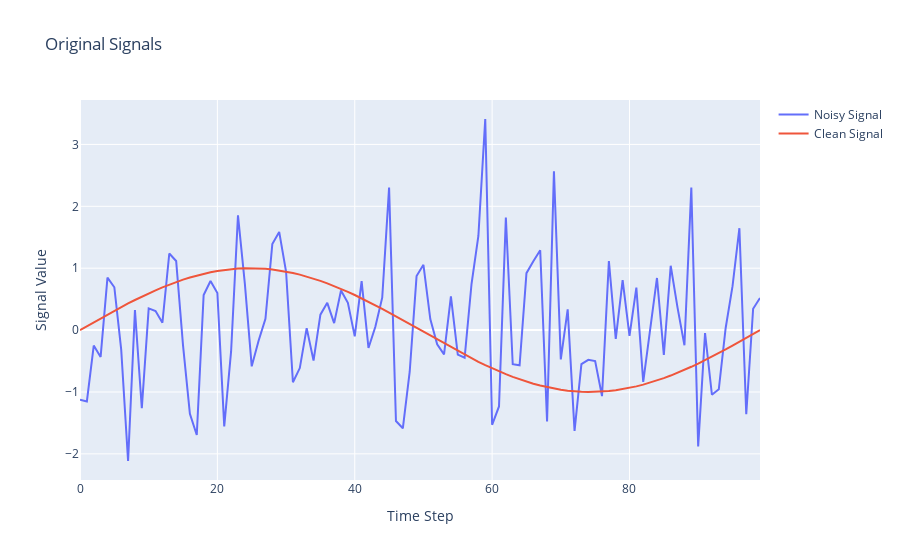
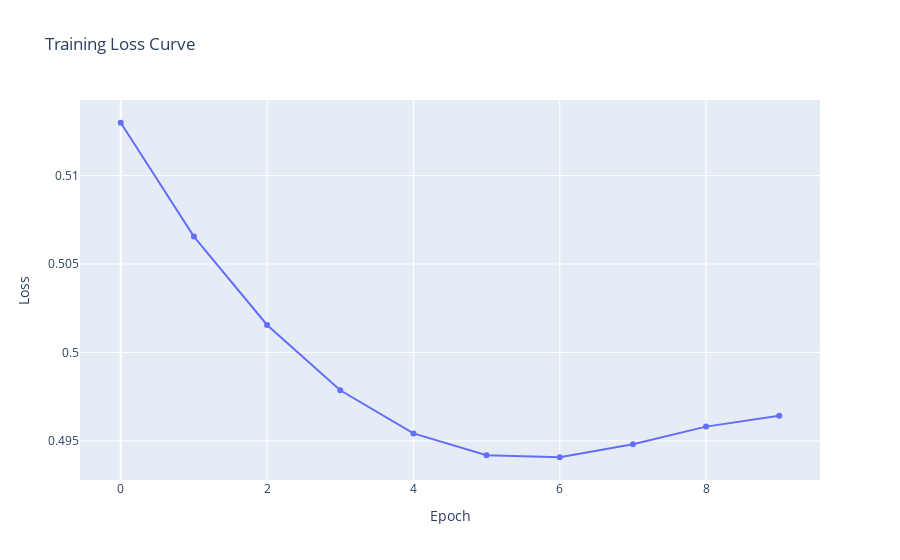
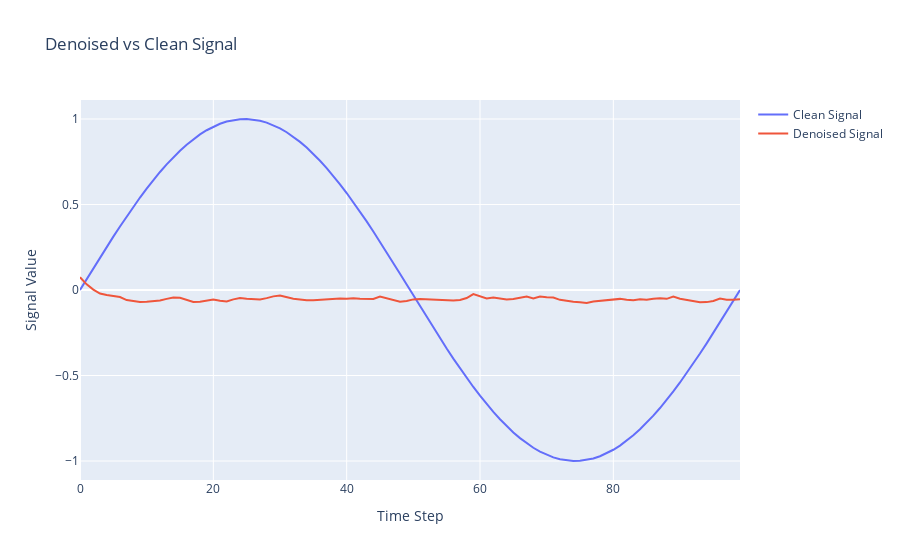

Notebook code for these charts, in order:
### Code cell
import torch
import torch.nn as nn
import torch.optim as optim
import plotly.graph_objects as go
import numpy as np

# 定义 LSTM 降噪模型
class LSTMDenoiser(nn.Module):
    def __init__(self, input_size, hidden_size, num_layers):
        super().__init__()
        self.lstm = nn.LSTM(input_size, hidden_size, num_layers, batch_first=True)
        self.fc = nn.Linear(hidden_size, input_size)

    def forward(self, x):
        out, _ = self.lstm(x)
        out = self.fc(out)
        return out

# 初始化模型
model = LSTMDenoiser(input_size=1, hidden_size=64, num_layers=2)
criterion = nn.MSELoss()
optimizer = optim.Adam(model.parameters(), lr=1e-3)

# 导出模型为 ONNX 格式
input_data = torch.randn(32, 100, 1)
onnx_path = "./models/lstm_denoiser.onnx"
torch.onnx.export(
    model,
    input_data,
    onnx_path,
    input_names=["input"],
    output_names=["output"],
    dynamic_axes={"input": {0: "batch_size", 1: "sequence_length"},
                  "output": {0: "batch_size", 1: "sequence_length"}},
    opset_version=11,
)
print(f"Model exported to {onnx_path}")

# 示例训练数据
batch_size = 32
sequence_length = 100
input_size = 1

torch.manual_seed(0)
noisy_signal = torch.randn(batch_size, sequence_length, input_size)  # 噪声信号
clean_signal = torch.sin(
    torch.linspace(0, 2 * np.pi, sequence_length)
    ).repeat(batch_size, 1).unsqueeze(-1)  # 干净信号

# 用于保存训练损失
losses = []

# 绘制原始噪声信号与干净信号的对比
fig1 = go.Figure()
fig1.add_trace(go.Scatter(y=noisy_signal[0].squeeze().numpy(), mode='lines', name='Noisy Signal'))
fig1.add_trace(go.Scatter(y=clean_signal[0].squeeze().numpy(), mode='lines', name='Clean Signal'))
fig1.update_layout(title='Original Signals', xaxis_title='Time Step', yaxis_title='Signal Value')
fig1.show()

# 模型训练
for epoch in range(10):
    optimizer.zero_grad()
    output = model(noisy_signal)
    loss = criterion(output, clean_signal)
    loss.backward()
    optimizer.step()

    losses.append(loss.item())
    print(f"Epoch {epoch + 1}, Loss: {loss.item():.4f}")

# 绘制训练损失曲线
fig2 = go.Figure()
fig2.add_trace(go.Scatter(y=losses, mode='lines+markers', name='Training Loss'))
fig2.update_layout(title='Training Loss Curve', xaxis_title='Epoch', yaxis_title='Loss')
fig2.show()

# 预测降噪结果
with torch.no_grad():
    denoised_signal = model(noisy_signal)

# 绘制降噪结果与干净信号的对比
fig3 = go.Figure()
fig3.add_trace(go.Scatter(y=clean_signal[0].squeeze().numpy(), mode='lines', name='Clean Signal'))
fig3.add_trace(go.Scatter(y=denoised_signal[0].squeeze().numpy(), mode='lines', name='Denoised Signal'))
fig3.update_layout(title='Denoised vs Clean Signal', xaxis_title='Time Step', yaxis_title='Signal Value')
fig3.show()

### Figure 1 — Plotly figure (JSON) as saved in the notebook; plotly's stock layout.template omitted (floating-point values rounded to 4 significant figures)
{"data": [{"mode": "lines", "name": "Noisy Signal", "type": "scatter", "y": [-1.126, -1.152, -0.2506, -0.4339, 0.8487, 0.692, -0.316, -2.115, 0.3223, -1.263, 0.35, 0.3081, 0.1198, 1.238, 1.117, -0.2473, -1.353, -1.696, 0.5667, 0.7935, 0.5988, -1.555, -0.3414, 1.853, 0.7502, -0.5855, -0.1734, 0.1835, 1.389, 1.586, 0.9463, -0.8437, -0.6136, 0.03159, -0.4927, 0.2484, 0.4397, 0.1124, 0.6408, 0.4412, -0.1023, 0.7924, -0.2897, 0.05251, 0.5229, 2.302, -1.469, -1.587, -0.6731, 0.8728, 1.055, 0.1778, -0.2303, -0.3918, 0.5433, -0.3952, -0.4462, 0.744, 1.521, 3.411, -1.531, -1.234, 1.82, -0.5515, -0.5692, 0.92, 1.111, 1.29, -1.478, 2.567, -0.4731, 0.3356, -1.629, -0.5497, -0.4798, -0.4997, -1.067, 1.115, -0.1407, 0.8058, -0.09335, 0.6871, -0.8383, 0.0008918, 0.8419, -0.4, 1.039, 0.3582, -0.246, 2.303, -1.882, -0.04973, -1.045, -0.9565, 0.03353, 0.7101, 1.646, -1.36, 0.3446, 0.5199]}, {"mode": "lines", "name": "Clean Signal", "type": "scatter", "y": [0, 0.06342, 0.1266, 0.1893, 0.2511, 0.312, 0.3717, 0.4298, 0.4862, 0.5406, 0.5929, 0.6428, 0.6901, 0.7346, 0.7761, 0.8146, 0.8497, 0.8815, 0.9096, 0.9341, 0.9549, 0.9718, 0.9848, 0.9938, 0.9989, 0.9999, 0.9969, 0.9898, 0.9788, 0.9638, 0.945, 0.9224, 0.896, 0.866, 0.8326, 0.7958, 0.7557, 0.7127, 0.6668, 0.6182, 0.5671, 0.5137, 0.4582, 0.4009, 0.342, 0.2817, 0.2203, 0.158, 0.09506, 0.03173, -0.03173, -0.09506, -0.158, -0.2203, -0.2817, -0.342, -0.4009, -0.4582, -0.5137, -0.5671, -0.6182, -0.6668, -0.7127, -0.7557, -0.7958, -0.8326, -0.866, -0.896, -0.9224, -0.945, -0.9638, -0.9788, -0.9898, -0.9969, -0.9999, -0.9989, -0.9938, -0.9848, -0.9718, -0.9549, -0.9341, -0.9096, -0.8815, -0.8497, -0.8146, -0.7761, -0.7346, -0.6901, -0.6428, -0.5929, -0.5406, -0.4862, -0.4298, -0.3717, -0.312, -0.2511, -0.1893, -0.1266, -0.06342, 1.748e-07]}], "layout": {"title": {"text": "Original Signals"}, "xaxis": {"title": {"text": "Time Step"}}, "yaxis": {"title": {"text": "Signal Value"}}}}

### Figure 2 — Plotly figure (JSON) as saved in the notebook; plotly's stock layout.template omitted (floating-point values rounded to 4 significant figures)
{"data": [{"mode": "lines+markers", "name": "Training Loss", "type": "scatter", "y": [0.513, 0.5066, 0.5016, 0.4979, 0.4954, 0.4942, 0.4941, 0.4948, 0.4958, 0.4964]}], "layout": {"title": {"text": "Training Loss Curve"}, "xaxis": {"title": {"text": "Epoch"}}, "yaxis": {"title": {"text": "Loss"}}}}

### Figure 3 — Plotly figure (JSON) as saved in the notebook; plotly's stock layout.template omitted (floating-point values rounded to 4 significant figures)
{"data": [{"mode": "lines", "name": "Clean Signal", "type": "scatter", "y": [0, 0.06342, 0.1266, 0.1893, 0.2511, 0.312, 0.3717, 0.4298, 0.4862, 0.5406, 0.5929, 0.6428, 0.6901, 0.7346, 0.7761, 0.8146, 0.8497, 0.8815, 0.9096, 0.9341, 0.9549, 0.9718, 0.9848, 0.9938, 0.9989, 0.9999, 0.9969, 0.9898, 0.9788, 0.9638, 0.945, 0.9224, 0.896, 0.866, 0.8326, 0.7958, 0.7557, 0.7127, 0.6668, 0.6182, 0.5671, 0.5137, 0.4582, 0.4009, 0.342, 0.2817, 0.2203, 0.158, 0.09506, 0.03173, -0.03173, -0.09506, -0.158, -0.2203, -0.2817, -0.342, -0.4009, -0.4582, -0.5137, -0.5671, -0.6182, -0.6668, -0.7127, -0.7557, -0.7958, -0.8326, -0.866, -0.896, -0.9224, -0.945, -0.9638, -0.9788, -0.9898, -0.9969, -0.9999, -0.9989, -0.9938, -0.9848, -0.9718, -0.9549, -0.9341, -0.9096, -0.8815, -0.8497, -0.8146, -0.7761, -0.7346, -0.6901, -0.6428, -0.5929, -0.5406, -0.4862, -0.4298, -0.3717, -0.312, -0.2511, -0.1893, -0.1266, -0.06342, 1.748e-07]}, {"mode": "lines", "name": "Denoised Signal", "type": "scatter", "y": [0.07494, 0.03306, 0.002367, -0.02062, -0.02935, -0.0332, -0.04132, -0.05887, -0.06234, -0.0699, -0.06803, -0.06382, -0.06093, -0.05177, -0.04339, -0.04581, -0.05711, -0.07018, -0.06876, -0.0615, -0.05514, -0.06328, -0.06692, -0.05465, -0.0473, -0.05125, -0.05497, -0.05571, -0.04763, -0.03723, -0.03258, -0.0419, -0.05163, -0.05573, -0.06053, -0.06013, -0.05706, -0.05588, -0.0521, -0.04962, -0.05145, -0.04842, -0.05152, -0.05357, -0.05195, -0.03774, -0.04735, -0.06143, -0.06904, -0.06407, -0.05491, -0.05204, -0.05404, -0.058, -0.05597, -0.05845, -0.06198, -0.05781, -0.04699, -0.02368, -0.03467, -0.04981, -0.04441, -0.04934, -0.05605, -0.05278, -0.04592, -0.03817, -0.04924, -0.03767, -0.04201, -0.04442, -0.05749, -0.06487, -0.06875, -0.07096, -0.07541, -0.06681, -0.06372, -0.0568, -0.0559, -0.0519, -0.05732, -0.05925, -0.05446, -0.05651, -0.05097, -0.04876, -0.05172, -0.03893, -0.05095, -0.05631, -0.06447, -0.07131, -0.07084, -0.06402, -0.05038, -0.05669, -0.05684, -0.05405]}], "layout": {"title": {"text": "Denoised vs Clean Signal"}, "xaxis": {"title": {"text": "Time Step"}}, "yaxis": {"title": {"text": "Signal Value"}}}}
